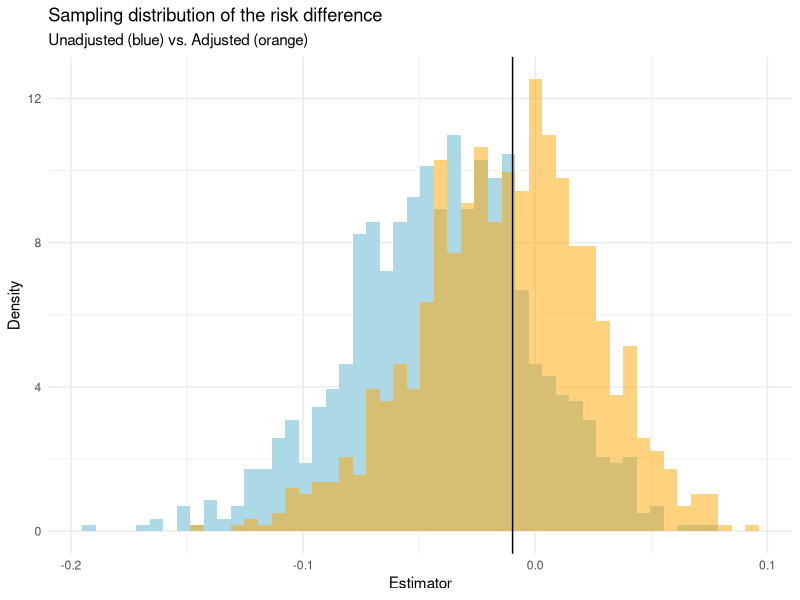
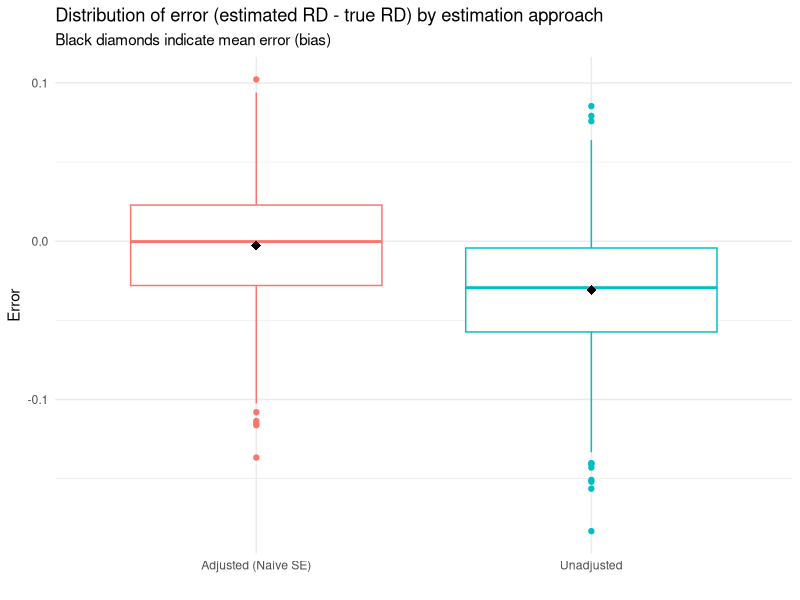
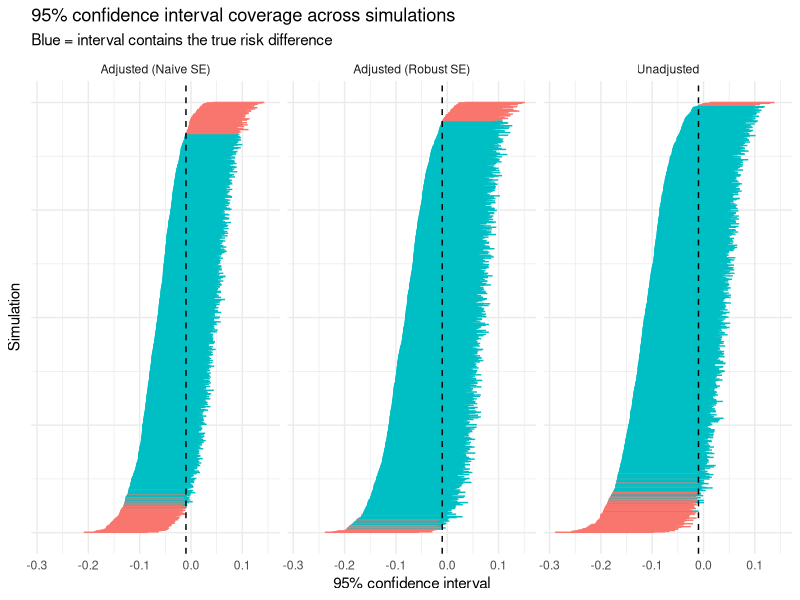

Generate these figures, in order, with R:
## ---- chunk 1
#| message: false
#| warning: false
library(dplyr)
library(purrr)
library(ggplot2)
library(sandwich)
## ---- chunk 2
# The expit function is the inverse of the log-odds. It takes in a log-odds (x),
# applies the inverse-logit function and returns a probability
expit <- function(x) {
  return(exp(x) / (1 + exp(x)))
}

# We also include the balancing intercept function in case we want to
# change around any parameters and it needs to be re-derived
derive_intercept <- function(py, prob_prenatal, prob_smoke,
                             or_smoke, or_prenatal){

  # marginal probability of treatment
  prob_prenatal <- prob_prenatal[1] * (1-prob_smoke) + prob_prenatal[2] * prob_smoke

  -log(1/py - 1) - or_prenatal*prob_prenatal - or_smoke*prob_smoke
}
## ---- chunk 3
dgm <- function(simid = 0,
                n = 500,
                prob_smoke = 0.2,
                prob_prenatal = c(0.85, 0.65),
                or_prenatal = log(0.9),
                or_smoke = log(3),
                prob_preterm = 0.1){

  # Dynamically derive the intercept term
  y_intercept <- derive_intercept(py = prob_preterm,
                                  prob_prenatal = prob_prenatal,
                                  prob_smoke = prob_smoke,
                                  or_smoke = or_smoke,
                                  or_prenatal = or_prenatal)
  dplyr::tibble(
    # Simulation number
    simid = simid,

    # Create n participants
    id = 1:n,

    # Randomly select smoking
    smoke = rbinom(n = n, size = 1, prob = prob_smoke),

    # Generate potential outcome under no treatment
    preterm_x0 = rbinom(n = n, size = 1,
                        prob = expit(y_intercept + (or_smoke * smoke))),

    # Generate potential outcome under treatment
    preterm_x1 = rbinom(n = n, size = 1,
                        prob = expit(y_intercept + (or_smoke * smoke) + or_prenatal)),

    # Generate observed treatment conditional on smoking
    p_prenatal = prob_prenatal[smoke + 1], # probability of prenatal based on smoking
    p_prenatal_margin = prob_prenatal[1]*(1-prob_smoke) + prob_prenatal[2]*(prob_smoke),
    prenatal = rbinom(n = n, size = 1, prob = p_prenatal),

    # Assign actual outcome conditional on observed treatment
    preterm = preterm_x0*(1-prenatal) + preterm_x1*(prenatal)
  )
}
## ---- chunk 4
# Set the random seed. It's good to use a relatively random starting number, not just 1234 or similar.
set.seed(57846)
## ---- chunk 5
# Random sample for estimating the truth
truth <- dgm(n = 10000000, prob_prenatal = c(0.85, 0.65), or_smoke = log(3))
## ---- chunk 6
# Randomly sample 1,000 datasets of 500 people for the analysis
data1000 <- purrr::map(.x = 1:1000, dgm, n = 500, prob_prenatal = c(0.85, 0.65), or_smoke = log(3))
## ---- chunk 7
# Estimate the "true" RD using potential outcomes -- no complex analysis needed!
true1 <- mean(truth$preterm_x1)
true0 <- mean(truth$preterm_x0)
true_rd <- true1 - true0

dplyr::tibble(
  Estimator = "Truth",
  `Risk prenatal` = true1,
  `Risk, no prenatal` = true0,
  `Risk Diff` = true_rd
) |>
  dplyr::mutate(
    dplyr::across(-Estimator, \(x) round(100*x, 1))
  )
## ---- chunk 8
data1000 <- purrr::map(data1000,
                       function(x){
                         x |>
                           dplyr::mutate(
                             # Known weight: numerator is the marginal probability
                             # of treatment, denominator is the probability of the
                             # observed treatment given smoking
                             ipw = if_else(prenatal == 1,
                                           p_prenatal_margin/p_prenatal,
                                           p_prenatal_margin/(1-p_prenatal))
                             )
                         }
                       )
## ---- chunk 9

analyze_each_sim <- function(x){
    unadj <- glm(preterm ~ prenatal, data = x, family = binomial(link = "identity"))
    adj_known <- glm(preterm ~ prenatal, data = x,
                 weights = ipw, family = quasibinomial(link = "identity"))

    dplyr::tibble(
      estimator = c("Unadjusted", "Adjusted (Naive SE)", "Adjusted (Robust SE)"),
      # risk under no treatment
      r0 = c(coef(unadj)[1], coef(adj_known)[1], coef(adj_known)[1]),
      # extract risk difference from the models
      rd = c(coef(unadj)[2], coef(adj_known)[2], coef(adj_known)[2]),
      # risk under treatment
      r1 = rd + r0,

      # extract the standard errors from the models
      se = c(sqrt(diag(vcov(unadj)))[2],
             sqrt(diag(vcov(adj_known)))[2],
             sqrt(diag(sandwich::vcovHC(adj_known)))[2])
    )
}

# loop over each sample and apply the analysis
rds_ses <- purrr::map_dfr(
  data1000,
  analyze_each_sim
)
## ---- chunk 10
rds_ses <- rds_ses |>
  dplyr::mutate(
    # calculate error (estimated rd - true rd)
    error = rd - true_rd,
    # does the true rd fall within the estimated 95% CI?
    model_coverage = (true_rd >= (rd - 1.96*se)) &  (true_rd <= (rd + 1.96*se))
  )
## ---- chunk 11
measures <- rds_ses |>
  dplyr::summarize(
    exp_r1 = mean(r1),
    exp_r0 = mean(r0),
    exp_rd = mean(rd),
    bias = mean(error),
    ese = sd(rd),
    ase = sqrt(mean(se^2)),
    model_coverage = mean(model_coverage),
    .by = estimator
  )

measures |>
  dplyr::mutate(
    dplyr::across(-estimator, \(x) round(100*x, 1))
  ) |>
  kableExtra::kable(col.names = c("Estimator", "Risk, prenatal", "Risk, no prenatal", "Risk Diff", "Bias", "ESE", "ASE", "95% CI Coverage"))
## ---- chunk 12
rds_ses |>
  dplyr::filter(estimator == "Unadjusted") |>
  ggplot(aes(rd, after_stat(density))) +
  geom_histogram(bins = 50, fill = "lightblue") +
  geom_histogram(data = rds_ses[rds_ses$estimator == "Adjusted (Naive SE)",],
                 bins = 50, fill = "orange", alpha = 0.5) +
  theme_minimal() +
  geom_vline(xintercept = true_rd) +
  labs(
    title = "Sampling distribution of the risk difference",
    subtitle = "Unadjusted (blue) vs. Adjusted (orange)",
    x = "Estimator",
    y = "Density"
  )
## ---- chunk 13
rds_ses |>
  dplyr::filter(estimator != "Adjusted (Robust SE)") |>
  ggplot(aes(x = estimator, y = error, color = estimator)) +
  geom_boxplot(show.legend = FALSE) +
  stat_summary(fun = mean, geom = "point", shape = 18, size = 3, color = "black") +
  theme_minimal() +
  labs(x = "",
       y = "Error",
       title = "Distribution of error (estimated RD - true RD) by estimation approach",
       subtitle = "Black diamonds indicate mean error (bias)")
## ---- chunk 14
rds_ses |>
  dplyr::mutate(
    lcl = rd - 1.96*se,
    ucl = rd + 1.96*se
  ) |>
  dplyr::arrange(lcl) |>
  dplyr::mutate(id = row_number(), .by = estimator) |>
  ggplot(aes(y = id, x = lcl, xend = ucl, color = model_coverage)) +
  geom_segment(show.legend = FALSE) +
  geom_vline(xintercept = true_rd, linetype = "dashed") +
  facet_wrap(~estimator) +
  theme_minimal() +
  theme(axis.text.y = element_blank()) +
  labs(y = "Simulation", x = "95% confidence interval",
       color = "",
       title = "95% confidence interval coverage across simulations",
       subtitle = "Blue = interval contains the true risk difference")
## ---- chunk 15
data_error <- purrr::map(
  .x = 1:1000, 
  dgm, 
  n = 500, 
  prob_prenatal = c(0.95, 0.85), 
  prob_smoke = 0.1)

rds_ses_error <- purrr::map(
  data_error,
  function(x){
    x <- x |>
      dplyr::mutate(
       # Known weight: numerator is the marginal probability
       # of treatment, denominator is the probability of the
       # observed treatment given smoking
       ipw = if_else(prenatal == 1,
                     p_prenatal_margin/p_prenatal,
                     p_prenatal_margin/(1-p_prenatal))
       )
    
    tryCatch(
      analyze_each_sim(x), # same function as above, just wrapped in a tryCatch
      error = function(e){
        return(paste0("Error in simulation: ", e$message))
      }
    )
  }
)

idx <- which(purrr::map_lgl(rds_ses_error, is.character))
